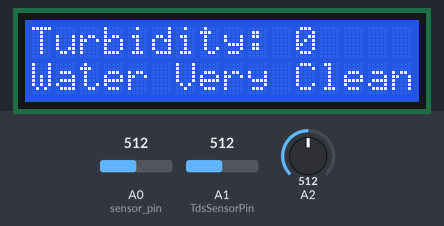
Recording of a sketch running on a simulated Arduino Uno, built with avr-gcc and run on an emulated ATmega328P. Shown: 16×2 character LCD. The test bench sets the inputs (shaded band); at power-on: A0 (sensor_pin) = 512, A1 (TdsSensorPin) = 512, A2 = 512. What the sketch prints to the serial monitor is not drawn.

Above: at 1.2 s.
1.3 s: A0 (sensor_pin) set to 208
7.7 s: A0 (sensor_pin) set to 194
At 10.1 s:
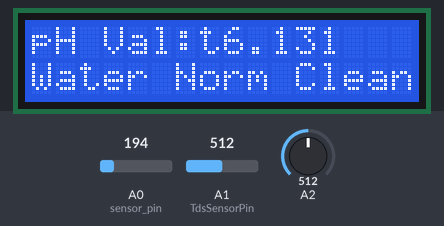
12.8 s: A1 (TdsSensorPin) set to 306
At 13.6 s:
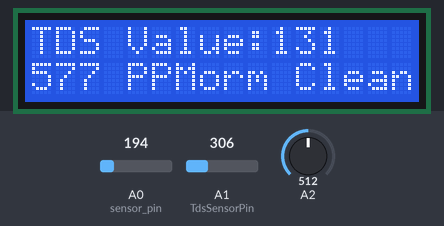
19.5 s: A2 set to 829
At 23.5 s:
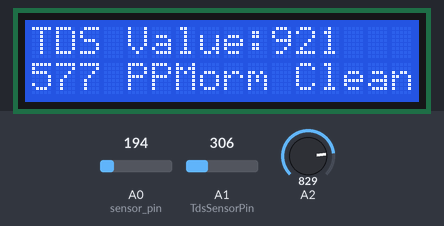
23.6 s: A2 set to 847
At 25.2 s:
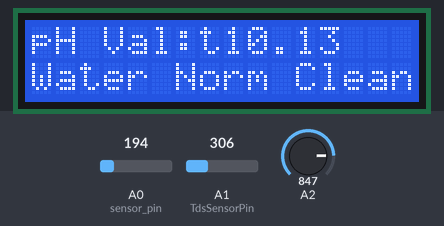
26.2 s: A1 (TdsSensorPin) set to 56
At 29.1 s:
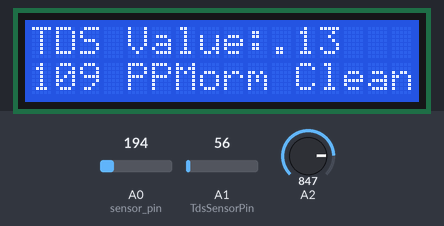
29.7 s: A1 (TdsSensorPin) set to 45
At 31.6 s:
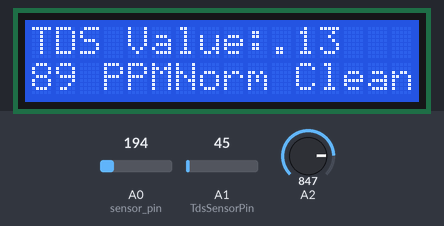
Timing chart, 0 to 33.1 s (numbered marks = the images above; inputs shaded):
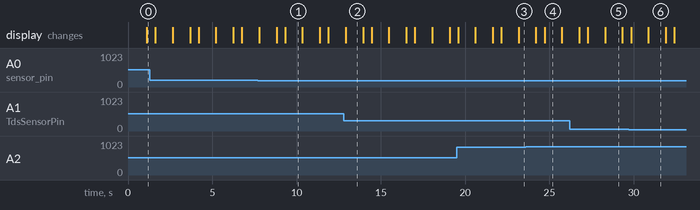

The sketch:

water.ino
```cpp
#include <EEPROM.h>
#include "GravityTDS.h"
//#include <LiquidCrystal.h>

//LiquidCrystal lcd(12, 11, 5, 4, 3, 2);
 #include <Wire.h>
#include <LiquidCrystal_I2C.h>
LiquidCrystal_I2C lcd(0x27, 16, 2);
#define TdsSensorPin A1
GravityTDS gravityTds;
 #define sensor_pin A0
int read_ADC;
int ntu;
float temperature = 25,tdsValue = 0;
float calibration_value =0;
int phval = 0;
unsigned long int avgval;
int buffer_arr[10],temp;
void setup()
{
  pinMode(sensor_pin, INPUT);
    Serial.begin(115200);
    lcd.begin(16,2);
    lcd.backlight();
    gravityTds.setPin(TdsSensorPin);
    gravityTds.setAref(5.0);  //reference voltage on ADC, default 5.0V on Arduino UNO
    gravityTds.setAdcRange(1024);  //1024 for 10bit ADC;4096 for 12bit ADC
    gravityTds.begin();  //initialization
}

void loop()
{
    //temperature = readTemperature();  //add your temperature sensor and read it
    gravityTds.setTemperature(temperature);  // set the temperature and execute temperature compensation
    gravityTds.update();  //sample and calculate
    tdsValue = gravityTds.getTdsValue();  // then get the value
    Serial.print(tdsValue,0);
    Serial.println("ppm");
    lcd.setCursor(0, 0);
    lcd.print("TDS Value:");
    lcd.setCursor(0, 1);
    lcd.print(tdsValue,0);
    lcd.print(" PPM");
    delay(1000);
    lcd.clear();

{

read_ADC = analogRead(sensor_pin);
if(read_ADC>208)read_ADC=208;

ntu = map(read_ADC, 0, 208, 300, 0);

lcd.setCursor(0,0);
lcd.print("Turbidity: ");
lcd.print(ntu);
lcd.print("  ");

lcd.setCursor(0,1);//set cursor (colum by row) indexing from 0
if(ntu<10)            lcd.print("Water Very Clean");
if(ntu>=10 && ntu<30) lcd.print("Water Norm Clean");
if(ntu>=30)           lcd.print("Water Very Dirty");

delay(200);
}

{
 for(int i=0;i<10;i++)
 {
 buffer_arr[i]=analogRead(A2);
 delay(30);
 }
 for(int i=0;i<9;i++)
 {
 for(int j=i+1;j<10;j++)
 {
 if(buffer_arr[i]>buffer_arr[j])
 {
 temp=buffer_arr[i];
 buffer_arr[i]=buffer_arr[j];
 buffer_arr[j]=temp;
 }
 }
 }
 avgval=0;
 for(int i=2;i<8;i++)
 avgval+=buffer_arr[i];
 float volt=(float)avgval*3.5/1024/6;
 float ph_act = 3.5 * volt + calibration_value;
 lcd.setCursor(0, 0);
 lcd.print("pH Val:");
 lcd.setCursor(8, 0);
 lcd.print(ph_act);
 delay(1000);
}


}
```

Measured:
- the behaviour switches between 202 and 201 on A0 (sensor_pin) (found by bisection; images 0 and 1)
- the behaviour switches between 835 and 836 on A2 (found by bisection; images 3 and 4)
- the behaviour switches between 51 and 50 on A1 (TdsSensorPin) (found by bisection; images 5 and 6)
- after the input at 7.7 s, the display: first differs from a run without the input after 1.1 s (image 1 shows a later state)
- after the input at 12.8 s, the display: changes after 0.11 s (image 2)
- after the input at 29.7 s, the display: first differs from a run without the input after 1.2 s (image 6)
- what the display in image 1 shows lasts 1.0 s, from 9.3 s to 10.3 s
